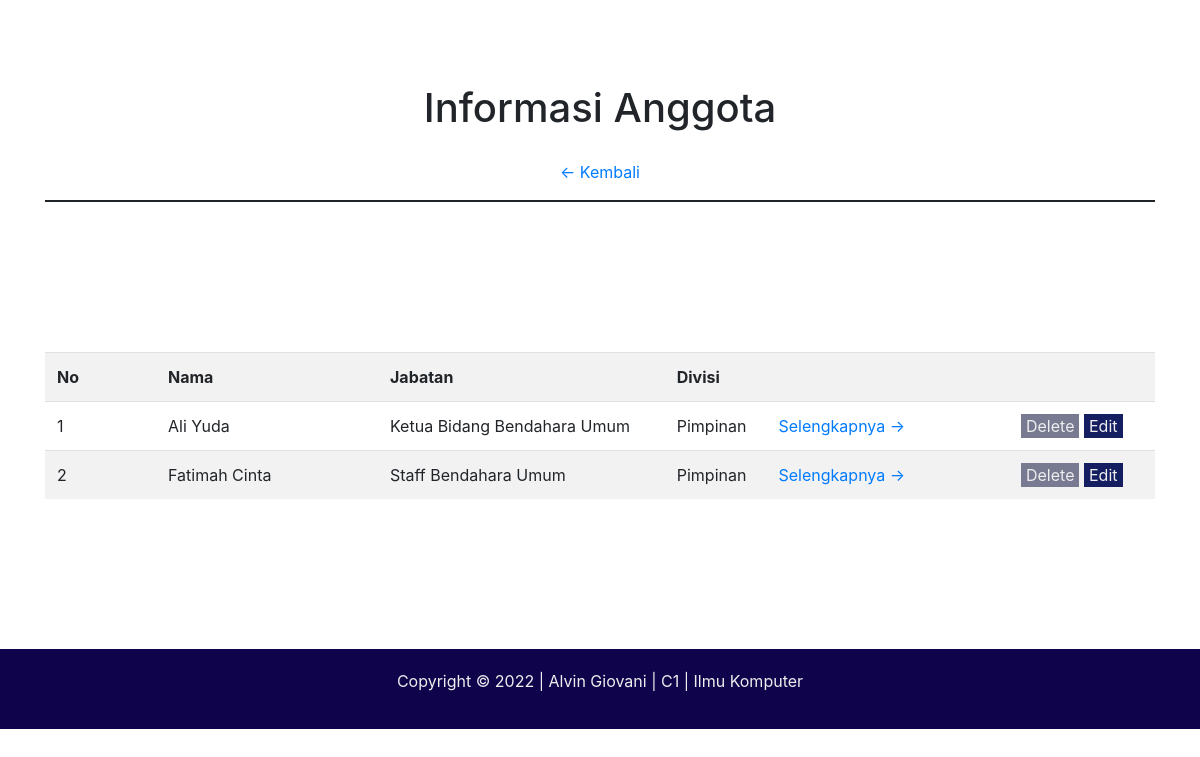
/anggota.php?key2=2&key1=1, run on the app's committed database.
### tables this page shows
CREATE TABLE `pengurus` (
  `id_pengurus` bigint(20) NOT NULL AUTO_INCREMENT,
  `id_bidang` bigint(20) NOT NULL,
  `nim` int(50) NOT NULL,
  `nama` varchar(255) NOT NULL,
  `jabatan` varchar(255) NOT NULL,
  `semester` int(5) NOT NULL,
  `divisi` varchar(255) NOT NULL,
  `foto` varchar(50) NOT NULL,
  PRIMARY KEY (`id_pengurus`),
  KEY `id_bidang` (`id_bidang`),
  CONSTRAINT `pengurus_ibfk_1` FOREIGN KEY (`id_bidang`) REFERENCES `bidang_divisi` (`id_bidang`) ON DELETE CASCADE ON UPDATE CASCADE
);

### anggota.php (the view, shortened to what this page needs)
<?php
    require 'function.php';
    $key2 = $_GET['key2'];
    $key = $_GET['key1'];
    $sql = "select * from pengurus where id_bidang='$key2' order by jabatan";
    $query = mysqli_query($conn, $sql);
?>
<!DOCTYPE html>
<html lang="en">
<head>
    <link rel="stylesheet" href="https://cdn.jsdelivr.net/npm/bootstrap@4.3.1/dist/css/bootstrap.min.css">
</head>
<body>
    <div class="container">
        <h1>Informasi Anggota </h1>
        <div class="back" style="text-align: center;">
            <a href="bidang.php?key=<?php echo $key;?>" style="text-align: center; text-decoration: none;"> &LeftArrow; Kembali</a>
        </div>
        <hr>
        <table class="table table-striped table-hover" id="productSizes">
            <tr >
                <th width="10%">
                    No
                </th>
                <th style="width:20%">
                    Nama
                </th>
                <th>
                    Jabatan
                </th>
                <th>
                    Divisi
                </th>
                <th>
                </th>
                <th>
                </th>
            </tr>
            <?php
                $no = 1;
                while($data =  mysqli_fetch_assoc($query)){
                    echo '<tr>';
                    echo '<td>'.$no.'</td>';
                    echo '<td>'.$data['nama'].'</td>';
                    echo '<td>'.$data['jabatan'].'</td>';
                    echo '<td>'.$data['divisi'].'</td>';
                    $key3= $data['id_pengurus'];
                    echo '<td width="20%">'.'<a href="pengurus.php?key='.$key3.'"> Selengkapnya &RightArrow;</a>'.'</td>';
                    echo '<td width="15%" style="text-align:center; ">'.'<a href="" style="background-color:#787A91; color:#eee; padding:2px 5px; text-decoration:none;"> Delete</a> <a href="update.php?key='.$key3.'" style="background-color:#141E61; color:#eee; padding:2px 5px; text-decoration:none;"> Edit</a>'.'</td>';
                    echo '</tr>';
                    $no++;
                }
            ?>
        </table>
    </div>
    <footer style="background-color: #0F044C; padding:20px; text-align:center; display:flex; justify-content:center; color:#eee">
        <p>
            Copyright &copy; 2022 | Alvin Giovani | C1 | Ilmu Komputer
        </p>
    </footer>
</body>
</html>

### anggota.php (style rules this page uses)
.container { margin-top: 4em; }
h1 { text-align: center; padding: 20px; }
hr { border: 1px solid; margin-bottom: 150px; }
footer { margin-top: 150px; }

### data on the page
pengurus: nama "Ali Yuda", jabatan "Ketua Bidang Bendahara Umum", divisi "Pimpinan"
pengurus: nama "Fatimah Cinta", jabatan "Staff Bendahara Umum", divisi "Pimpinan"
